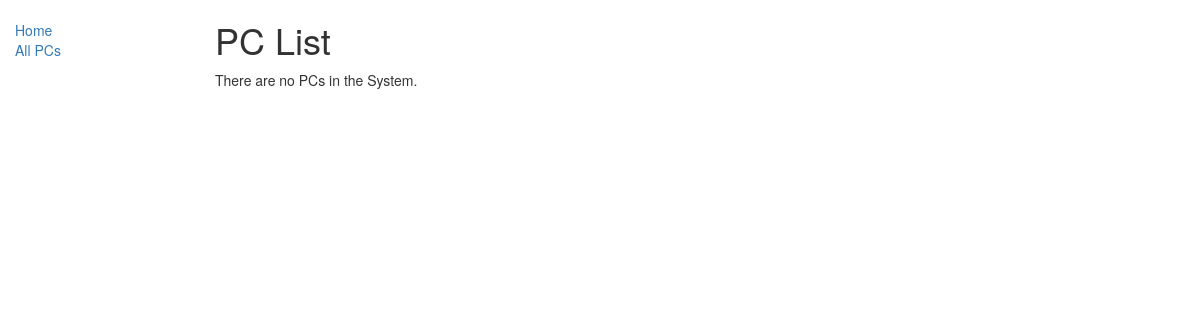
/table/PCs/, run on an earlier commit of the app's database.
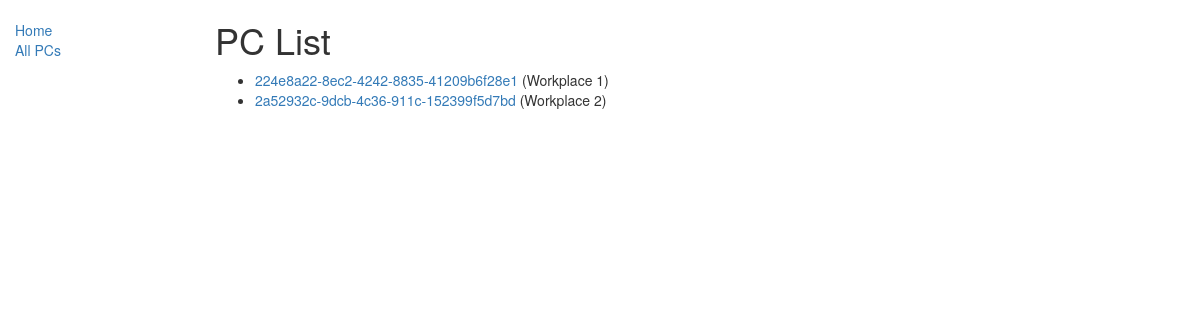
And on a later commit of the database.
### table/models.py (models this page shows, shortened)
class PC(models.Model):
  pc = models.UUIDField(primary_key=True,
  default = uuid.uuid4,
  help_text = "Inventory ID for PC")
  place = models.OneToOneField(Workplace, on_delete = models.CASCADE, null = True)
  date_of_setup = models.DateField(
  help_text = "When computer delivered to the room",
  null = True)
  processor = models.CharField(
    help_text = "Choose processor for PC",
    null = True,
    max_length = 50,
    choices = TypeClassProc.choices,
  )
  processor_id = models.UUIDField(
  default = uuid.uuid4,
  help_text = "Inventory ID of this proc")
  class TypeClassVideo(models.TextChoices):
    ASUS_GEFORCE_GTX_1050_TI = "ASUS_Geforce_GTX_1050_Ti"
    HP_RADEON_HD_7670 = "HP_Radeon_HD_7670"
    AMD_RADEON_HD8490 = "AMD_Radeon_HD8490"
    ASUS_GEFORCE_GT_710 = "ASUS_GeForce_GT_710"
  videocard = models.CharField(
    help_text = "Choose graphic card for PC",
    null = True,
    max_length = 50,
    choices = TypeClassVideo.choices,
  )
  videocard_id = models.UUIDField(
  default = uuid.uuid4,
  help_text = "Inventory ID of this videocard")
  class TypeClassMemmory(models.TextChoices):
    RAM_16GB_DDR4_2666 = "16GB_DDR4_2666"
    RAM_8GB_DDR4_2666 = "8GB_DDR4_2666"
    RAM_4GB_DDR3L_1866 = "4GB_DDR3L_1866"
    RAM_2GB_DDR3L_1600 = "2GB_DDR3L_1600"
  memmory = models.CharField(
    help_text = "Choose memmory for PC",
    null = True,
    max_length = 50,
    choices = TypeClassMemmory.choices,
  )
  memmory_id = models.UUIDField(
  default = uuid.uuid4,
  help_text = "Inventory ID of this memmory")
  class TypeClassHardMemmory(models.TextChoices):
    SSD_EXEGATE_NEXT_60GB = "SSD_ExeGate_Next_60GB"
    SEAGATE_VIDEO_3_320GB = "Seagate_Video_3_320GB"
    SSD_AMD_RADEON_R5_128GB = "SSD_AMD_Radeon_R5_128GB"
    WESTERN_DIGITAL_AV_GP_500GB = "WESTERN_DIGITAL_AV_GP_500GB"
  hdd = models.CharField(
    help_text = "Choose hdd for PC",
    null = True,
    max_length = 50,
    choices = TypeClassHardMemmory.choices,
  )
  hdd_id = models.UUIDField(
  default = uuid.uuid4,
  help_text = "Inventory ID of this hdd")
  def get_absolute_url(self):
    return reverse('PC-detail', args=[str(self.pc)])
  class Meta:
        verbose_name = "PC"
        verbose_name_plural = "PCs"

class Workplace(models.Model):
  place = models.IntegerField(
  help_text="Enter the number of student place(?)")
  room = models.ForeignKey(Room, on_delete=models.SET_NULL, null=True)
  def __str__(self):
      return f"Workplace {self.place}"
  class Meta:
        verbose_name = "Workplace"
        verbose_name_plural = "Workplaces"

### table/views.py (the view)
# urls.py: path('PCs/', views.PCListView.as_view(), name='PCs'),
class PCListView(generic.ListView):
    model = PC

### table/templates/table/pc_list.html
{% extends "base_generic.html" %}
{% block content %}
    <h1>PC List</h1>
    {% if pc_list %}
    <ul>
      {% for pc in pc_list %}
      <li>
        <a href="{{ pc.get_absolute_url }}"> {{ pc.pc }}</a> ({{pc.place}})
      </li>
      {% endfor %}
    </ul>
    {% else %}
      <p>There are no PCs in the System.</p>
    {% endif %}
{% endblock %}

### table/templates/base_generic.html (shortened to what this page needs)
<!DOCTYPE html>
<html lang = "en">
<head>
    <link rel="stylesheet" href="https://maxcdn.bootstrapcdn.com/bootstrap/3.3.7/css/bootstrap.min.css">
  {% load static %}
  <link rel="stylesheet" href="{% static 'css/styles.css' %}">
</head>
<body>
  <div class="container-fluid">
    <div class="row">
      <div class="col-sm-2">
      {% block sidebar %}
      <ul class="sidebar-nav">
          <li><a href="{% url 'index' %}">Home</a></li>
          <li><a href="{% url 'PCs' %}">All PCs</a></li>
      </ul>
     {% endblock %}
      </div>
      <div class="col-sm-10 ">
      {% block content %}{% endblock %}
      </div>
    </div>
  </div>
</body>
</html>

### table/static/css/styles.css (style rules this page uses)
.sidebar-nav { margin-top: 20px; padding: 0; list-style: none; }

What changed in the data, as far as the page shows it:
added PC: pc "224e8a22-8ec2-4242-8835-41209b6f28e1", place "Workplace 1"
added PC: pc "2a52932c-9dcb-4c36-911c-152399f5d7bd", place "Workplace 2"
Also different on the page:
text no longer shown: "There are no PCs in the System."
